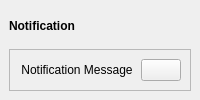
        <widget class="QCustomSlideMenu" name="popupNotificationContainer" native="true">
         <layout class="QVBoxLayout" name="verticalLayout_19">
          <property name="spacing">
           <number>0</number>
          </property>
          <property name="leftMargin">
           <number>0</number>
          </property>
          <property name="topMargin">
           <number>0</number>
          </property>
          <property name="rightMargin">
           <number>0</number>
          </property>
          <property name="bottomMargin">
           <number>0</number>
          </property>
          <item>
           <widget class="QWidget" name="popupNotificationSubContainer" native="true">
            <layout class="QVBoxLayout" name="verticalLayout_20">
             <item>
              <widget class="QLabel" name="label_14">
               <property name="font">
                <font>
                 <weight>75</weight>
                 <bold>true</bold>
                </font>
               </property>
               <property name="text">
                <string>Notification</string>
               </property>
              </widget>
             </item>
             <item>
              <widget class="QFrame" name="frame_9">
               <property name="frameShape">
                <enum>QFrame::StyledPanel</enum>
               </property>
               <property name="frameShadow">
                <enum>QFrame::Raised</enum>
               </property>
               <layout class="QHBoxLayout" name="horizontalLayout_10">
                <item>
                 <widget class="QLabel" name="label_13">
                  <property name="sizePolicy">
                   <sizepolicy hsizetype="Expanding" vsizetype="Preferred">
                    <horstretch>0</horstretch>
                    <verstretch>0</verstretch>
                   </sizepolicy>
                  </property>
                  <property name="text">
                   <string>Notification Message</string>
                  </property>
                  <property name="alignment">
                   <set>Qt::AlignCenter</set>
                  </property>
                 </widget>
                </item>
                <item alignment="Qt::AlignRight">
                 <widget class="QPushButton" name="closeNotificationBtn">
                  <property name="toolTip">
                   <string>Close notification</string>
                  </property>
                  <property name="text">
                   <string/>
                  </property>
                  <property name="icon">
                   <iconset resource="resources.qrc">
                    <normaloff>:/icons/icons/x-octagon.svg</normaloff>:/icons/icons/x-octagon.svg</iconset>
                  </property>
                  <property name="iconSize">
                   <size>
                    <width>24</width>
                    <height>24</height>
                   </size>
                  </property>
                 </widget>
                </item>
               </layout>
              </widget>
             </item>
            </layout>
           </widget>
          </item>
         </layout>
        </widget>
